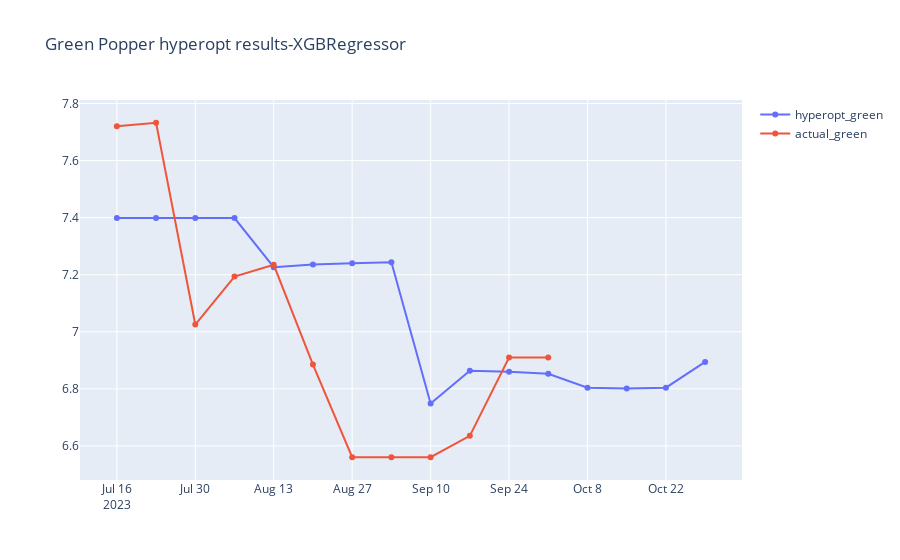

The notebook cell this image was saved under:
### Code cell
trace1=go.Line(x=outcome_all.index,y=outcome_all[0],name="hyperopt_green")
trace2=go.Line(x=df_green.index[-16:-4],y=df_green[-16:-4]['price'],name="actual_green")
data=[trace1,trace2]
layout=dict(title='Green Popper hyperopt results-XGBRegressor')
fig=dict(data=data,layout=layout)
fig = go.Figure(dict(data=data, layout=layout))
iplot(fig,filename="Green XGBRegressor hyperopt")
fig.write_html(r"C:\Users\Omar\Intern_Final_Project\Visualization\Green_XGBRegressor_hyperopt.html")

### Figure 1 — Plotly figure (JSON) as saved in the notebook; plotly's stock layout.template omitted (floating-point values rounded to 4 significant figures)
{"data": [{"name": "hyperopt_green", "type": "scatter", "x": ["2023-07-16T00:00:00", "2023-07-23T00:00:00", "2023-07-30T00:00:00", "2023-08-06T00:00:00", "2023-08-13T00:00:00", "2023-08-20T00:00:00", "2023-08-27T00:00:00", "2023-09-03T00:00:00", "2023-09-10T00:00:00", "2023-09-17T00:00:00", "2023-09-24T00:00:00", "2023-10-01T00:00:00", "2023-10-08T00:00:00", "2023-10-15T00:00:00", "2023-10-22T00:00:00", "2023-10-29T00:00:00"], "y": [7.398, 7.398, 7.398, 7.398, 7.226, 7.235, 7.24, 7.243, 6.749, 6.864, 6.86, 6.853, 6.804, 6.801, 6.804, 6.894]}, {"name": "actual_green", "type": "scatter", "x": ["2023-07-16T00:00:00", "2023-07-23T00:00:00", "2023-07-30T00:00:00", "2023-08-06T00:00:00", "2023-08-13T00:00:00", "2023-08-20T00:00:00", "2023-08-27T00:00:00", "2023-09-03T00:00:00", "2023-09-10T00:00:00", "2023-09-17T00:00:00", "2023-09-24T00:00:00", "2023-10-01T00:00:00"], "y": [7.72, 7.733, 7.025, 7.193, 7.235, 6.885, 6.56, 6.56, 6.56, 6.635, 6.91, 6.91]}], "layout": {"title": {"text": "Green Popper hyperopt results-XGBRegressor"}}}
